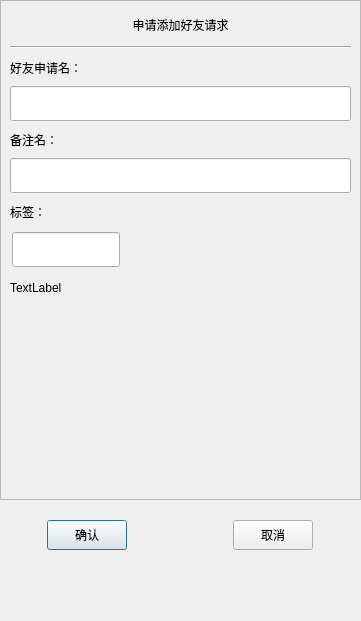
<?xml version="1.0" encoding="UTF-8"?>
<ui version="4.0">
 <class>ApplyFriend</class>
 <widget class="QDialog" name="ApplyFriend">
  <property name="geometry">
   <rect>
    <x>0</x>
    <y>0</y>
    <width>361</width>
    <height>621</height>
   </rect>
  </property>
  <property name="minimumSize">
   <size>
    <width>361</width>
    <height>621</height>
   </size>
  </property>
  <property name="maximumSize">
   <size>
    <width>361</width>
    <height>621</height>
   </size>
  </property>
  <property name="windowTitle">
   <string>Dialog</string>
  </property>
  <layout class="QVBoxLayout" name="verticalLayout">
   <property name="spacing">
    <number>0</number>
   </property>
   <property name="leftMargin">
    <number>0</number>
   </property>
   <property name="topMargin">
    <number>0</number>
   </property>
   <property name="rightMargin">
    <number>0</number>
   </property>
   <property name="bottomMargin">
    <number>0</number>
   </property>
   <item>
    <widget class="QScrollArea" name="scrollArea">
     <property name="minimumSize">
      <size>
       <width>0</width>
       <height>500</height>
      </size>
     </property>
     <property name="widgetResizable">
      <bool>true</bool>
     </property>
     <widget class="QWidget" name="scrollContent">
      <property name="geometry">
       <rect>
        <x>0</x>
        <y>0</y>
        <width>359</width>
        <height>498</height>
       </rect>
      </property>
      <layout class="QVBoxLayout" name="verticalLayout_2">
       <property name="spacing">
        <number>0</number>
       </property>
       <property name="leftMargin">
        <number>0</number>
       </property>
       <property name="topMargin">
        <number>11</number>
       </property>
       <property name="rightMargin">
        <number>0</number>
       </property>
       <property name="bottomMargin">
        <number>11</number>
       </property>
       <item>
        <widget class="QLabel" name="apply_label">
         <property name="minimumSize">
          <size>
           <width>0</width>
           <height>25</height>
          </size>
         </property>
         <property name="maximumSize">
          <size>
           <width>16777215</width>
           <height>25</height>
          </size>
         </property>
         <property name="text">
          <string>申请添加好友请求</string>
         </property>
         <property name="alignment">
          <set>Qt::AlignmentFlag::AlignCenter</set>
         </property>
        </widget>
       </item>
       <item>
        <widget class="QWidget" name="apply_wid" native="true">
         <layout class="QVBoxLayout" name="verticalLayout_3">
          <item>
           <widget class="Line" name="line">
            <property name="orientation">
             <enum>Qt::Orientation::Horizontal</enum>
            </property>
           </widget>
          </item>
          <item>
           <widget class="QLabel" name="label">
            <property name="minimumSize">
             <size>
              <width>0</width>
              <height>25</height>
             </size>
            </property>
            <property name="maximumSize">
             <size>
              <width>16777215</width>
              <height>25</height>
             </size>
            </property>
            <property name="text">
             <string>好友申请名：</string>
            </property>
           </widget>
          </item>
          <item>
           <widget class="CustomizeEdit" name="name_edit">
            <property name="minimumSize">
             <size>
              <width>0</width>
              <height>35</height>
             </size>
            </property>
            <property name="maximumSize">
             <size>
              <width>16777215</width>
              <height>35</height>
             </size>
            </property>
           </widget>
          </item>
          <item>
           <widget class="QLabel" name="label_2">
            <property name="minimumSize">
             <size>
              <width>0</width>
              <height>25</height>
             </size>
            </property>
            <property name="maximumSize">
             <size>
              <width>16777215</width>
              <height>25</height>
             </size>
            </property>
            <property name="text">
             <string>备注名：</string>
            </property>
           </widget>
          </item>
          <item>
           <widget class="CustomizeEdit" name="back_edit">
            <property name="minimumSize">
             <size>
              <width>0</width>
              <height>35</height>
             </size>
            </property>
            <property name="maximumSize">
             <size>
              <width>16777215</width>
              <height>35</height>
             </size>
            </property>
           </widget>
          </item>
          <item>
           <widget class="QLabel" name="label_3">
            <property name="minimumSize">
             <size>
              <width>0</width>
              <height>25</height>
             </size>
            </property>
            <property name="maximumSize">
             <size>
              <width>16777215</width>
              <height>25</height>
             </size>
            </property>
            <property name="text">
             <string>标签：</string>
            </property>
           </widget>
          </item>
          <item>
           <widget class="QWidget" name="label_group_wid" native="true">
            <property name="minimumSize">
             <size>
              <width>0</width>
              <height>50</height>
             </size>
            </property>
            <layout class="QVBoxLayout" name="verticalLayout_4">
             <property name="spacing">
              <number>0</number>
             </property>
             <property name="leftMargin">
              <number>0</number>
             </property>
             <property name="topMargin">
              <number>0</number>
             </property>
             <property name="rightMargin">
              <number>0</number>
             </property>
             <property name="bottomMargin">
              <number>0</number>
             </property>
             <item>
              <widget class="QWidget" name="grid_wid" native="true">
               <property name="minimumSize">
                <size>
                 <width>0</width>
                 <height>40</height>
                </size>
               </property>
               <property name="maximumSize">
                <size>
                 <width>16777215</width>
                 <height>40</height>
                </size>
               </property>
               <widget class="CustomizeEdit" name="label_edit">
                <property name="geometry">
                 <rect>
                  <x>2</x>
                  <y>2</y>
                  <width>108</width>
                  <height>35</height>
                 </rect>
                </property>
                <property name="maximumSize">
                 <size>
                  <width>16777215</width>
                  <height>35</height>
                 </size>
                </property>
               </widget>
              </widget>
             </item>
             <item>
              <widget class="QWidget" name="input_tip_wid" native="true">
               <property name="minimumSize">
                <size>
                 <width>0</width>
                 <height>35</height>
                </size>
               </property>
               <property name="maximumSize">
                <size>
                 <width>16777215</width>
                 <height>35</height>
                </size>
               </property>
               <layout class="QVBoxLayout" name="verticalLayout_5">
                <property name="spacing">
                 <number>0</number>
                </property>
                <property name="leftMargin">
                 <number>0</number>
                </property>
                <property name="topMargin">
                 <number>0</number>
                </property>
                <property name="rightMargin">
                 <number>0</number>
                </property>
                <property name="bottomMargin">
                 <number>0</number>
                </property>
                <item>
                 <widget class="ClickedOnceLabel" name="tip_label">
                  <property name="text">
                   <string>TextLabel</string>
                  </property>
                 </widget>
                </item>
               </layout>
              </widget>
             </item>
            </layout>
           </widget>
          </item>
         </layout>
        </widget>
       </item>
       <item>
        <widget class="QWidget" name="widget_2" native="true">
         <property name="minimumSize">
          <size>
           <width>0</width>
           <height>60</height>
          </size>
         </property>
         <layout class="QHBoxLayout" name="horizontalLayout_2">
          <property name="spacing">
           <number>7</number>
          </property>
          <property name="leftMargin">
           <number>0</number>
          </property>
          <property name="topMargin">
           <number>0</number>
          </property>
          <property name="rightMargin">
           <number>0</number>
          </property>
          <property name="bottomMargin">
           <number>0</number>
          </property>
          <item>
           <widget class="QWidget" name="label_list" native="true">
            <property name="minimumSize">
             <size>
              <width>287</width>
              <height>50</height>
             </size>
            </property>
            <property name="maximumSize">
             <size>
              <width>287</width>
              <height>16777215</height>
             </size>
            </property>
           </widget>
          </item>
          <item>
           <widget class="QWidget" name="more_label_wid" native="true">
            <property name="sizePolicy">
             <sizepolicy hsizetype="Preferred" vsizetype="Preferred">
              <horstretch>0</horstretch>
              <verstretch>0</verstretch>
             </sizepolicy>
            </property>
            <property name="maximumSize">
             <size>
              <width>35</width>
              <height>16777215</height>
             </size>
            </property>
            <layout class="QVBoxLayout">
             <property name="spacing">
              <number>0</number>
             </property>
             <property name="leftMargin">
              <number>0</number>
             </property>
             <property name="topMargin">
              <number>0</number>
             </property>
             <property name="rightMargin">
              <number>0</number>
             </property>
             <property name="bottomMargin">
              <number>0</number>
             </property>
             <item>
              <spacer name="verticalSpacer_3">
               <property name="orientation">
                <enum>Qt::Orientation::Vertical</enum>
               </property>
               <property name="sizeHint" stdset="0">
                <size>
                 <width>20</width>
                 <height>40</height>
                </size>
               </property>
              </spacer>
             </item>
             <item>
              <widget class="ClickedOnceLabel" name="more_label">
               <property name="minimumSize">
                <size>
                 <width>25</width>
                 <height>25</height>
                </size>
               </property>
               <property name="maximumSize">
                <size>
                 <width>25</width>
                 <height>25</height>
                </size>
               </property>
               <property name="text">
                <string/>
               </property>
               <property name="alignment">
                <set>Qt::AlignmentFlag::AlignLeading|Qt::AlignmentFlag::AlignLeft|Qt::AlignmentFlag::AlignVCenter</set>
               </property>
              </widget>
             </item>
             <item>
              <spacer name="verticalSpacer_4">
               <property name="orientation">
                <enum>Qt::Orientation::Vertical</enum>
               </property>
               <property name="sizeHint" stdset="0">
                <size>
                 <width>20</width>
                 <height>40</height>
                </size>
               </property>
              </spacer>
             </item>
            </layout>
           </widget>
          </item>
         </layout>
        </widget>
       </item>
      </layout>
     </widget>
    </widget>
   </item>
   <item>
    <spacer name="verticalSpacer">
     <property name="orientation">
      <enum>Qt::Orientation::Vertical</enum>
     </property>
     <property name="sizeType">
      <enum>QSizePolicy::Policy::Fixed</enum>
     </property>
     <property name="sizeHint" stdset="0">
      <size>
       <width>20</width>
       <height>10</height>
      </size>
     </property>
    </spacer>
   </item>
   <item>
    <widget class="QWidget" name="apply_sure_wid" native="true">
     <property name="minimumSize">
      <size>
       <width>0</width>
       <height>50</height>
      </size>
     </property>
     <layout class="QHBoxLayout" name="horizontalLayout">
      <item>
       <spacer name="horizontalSpacer_2">
        <property name="orientation">
         <enum>Qt::Orientation::Horizontal</enum>
        </property>
        <property name="sizeHint" stdset="0">
         <size>
          <width>40</width>
          <height>20</height>
         </size>
        </property>
       </spacer>
      </item>
      <item>
       <widget class="ClickedBtn" name="sure_btn">
        <property name="minimumSize">
         <size>
          <width>80</width>
          <height>30</height>
         </size>
        </property>
        <property name="maximumSize">
         <size>
          <width>80</width>
          <height>30</height>
         </size>
        </property>
        <property name="text">
         <string>确认</string>
        </property>
       </widget>
      </item>
      <item>
       <spacer name="horizontalSpacer">
        <property name="orientation">
         <enum>Qt::Orientation::Horizontal</enum>
        </property>
        <property name="sizeType">
         <enum>QSizePolicy::Policy::Fixed</enum>
        </property>
        <property name="sizeHint" stdset="0">
         <size>
          <width>100</width>
          <height>20</height>
         </size>
        </property>
       </spacer>
      </item>
      <item>
       <widget class="ClickedBtn" name="cancel_btn">
        <property name="enabled">
         <bool>true</bool>
        </property>
        <property name="minimumSize">
         <size>
          <width>80</width>
          <height>30</height>
         </size>
        </property>
        <property name="maximumSize">
         <size>
          <width>80</width>
          <height>30</height>
         </size>
        </property>
        <property name="text">
         <string>取消</string>
        </property>
       </widget>
      </item>
      <item>
       <spacer name="horizontalSpacer_3">
        <property name="orientation">
         <enum>Qt::Orientation::Horizontal</enum>
        </property>
        <property name="sizeHint" stdset="0">
         <size>
          <width>40</width>
          <height>20</height>
         </size>
        </property>
       </spacer>
      </item>
     </layout>
    </widget>
   </item>
   <item>
    <spacer name="verticalSpacer_2">
     <property name="orientation">
      <enum>Qt::Orientation::Vertical</enum>
     </property>
     <property name="sizeHint" stdset="0">
      <size>
       <width>20</width>
       <height>10</height>
      </size>
     </property>
    </spacer>
   </item>
  </layout>
 </widget>
 <customwidgets>
  <customwidget>
   <class>ClickedBtn</class>
   <extends>QPushButton</extends>
   <header location="global">clickedbtn.h</header>
  </customwidget>
  <customwidget>
   <class>CustomizeEdit</class>
   <extends>QLineEdit</extends>
   <header location="global">customizeedit.h</header>
  </customwidget>
  <customwidget>
   <class>ClickedOnceLabel</class>
   <extends>QLabel</extends>
   <header location="global">clickedoncelabel.h</header>
  </customwidget>
 </customwidgets>
 <resources/>
 <connections/>
</ui>
